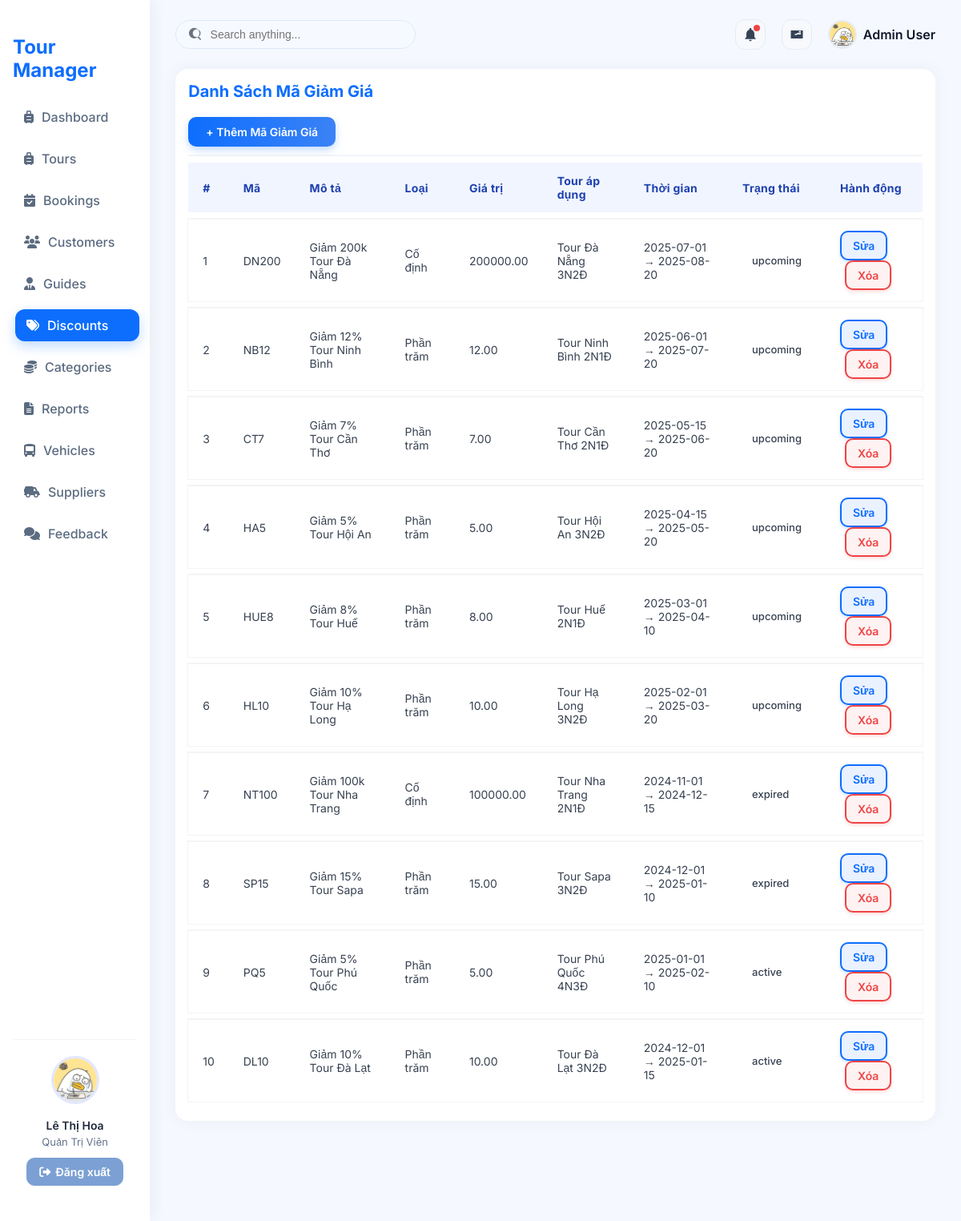
The app's page /?action=admin-listDiscount (signed in), older data.
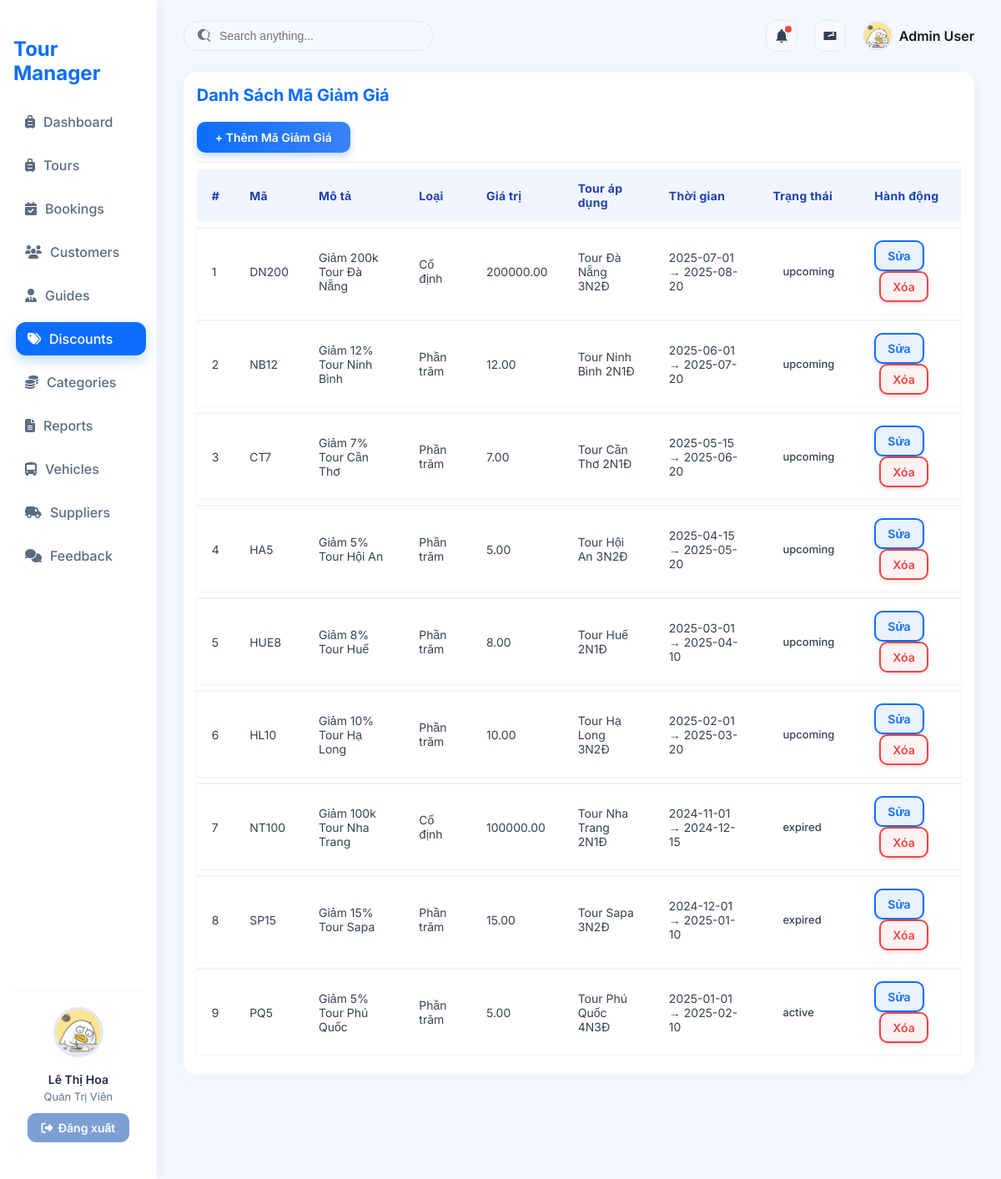
The same page, newer data.
### tables this page shows
CREATE TABLE `discounts` (
  `discount_id` int NOT NULL,
  `code` varchar(50) DEFAULT NULL,
  `description` varchar(255) DEFAULT NULL,
  `discount_type` enum('percent','fixed') DEFAULT NULL,
  `value` decimal(10,2) DEFAULT NULL,
  `start_date` date DEFAULT NULL,
  `end_date` date DEFAULT NULL,
  `tour_id` int DEFAULT NULL,
  `status` enum('active','expired','upcoming') DEFAULT 'active'
);

CREATE TABLE `tours` (
  `tour_id` int NOT NULL,
  `tour_name` varchar(150) NOT NULL,
  `description` text,
  `price` decimal(12,2) DEFAULT NULL,
  `category_id` int DEFAULT NULL,
  `start_date` date DEFAULT NULL,
  `end_date` date DEFAULT NULL,
  `status` enum('upcoming','ongoing','finished') DEFAULT 'upcoming'
);

### controllers/DiscountController.php (called while the page is built, shortened)
<?php
class DiscountController
{
    private $discountModel;
    public function __construct()
    {
        $this->discountModel = new DiscountQuery();
    }
    public function listDiscounts()
    {
        $discounts = $this->discountModel->getAllDiscounts();
        require './views/Discount/listDiscount.php';
    }
}
?>

### routes/index.php (called while the page is built)
<?php
$action = $_GET['action'] ?? '/';
match ($action) {
    '/' => (new ProductController)->home(),
    'admin' => require './views/admin.php',
    'login'=>  (new AuthController)->login(),
    'logout'=>  (new AuthController)->logout(),
    'admin-listTours' => require './views/admin.php',
    'admin-createTours' => require './views/admin.php',
    'admin-updateTours' => require './views/admin.php',
    'admin-listUsers' => require './views/admin.php',
    'admin-createUsers' => require './views/admin.php',
    'admin-updateUsers' => require './views/admin.php',
    'admin-listCategory' => require './views/admin.php',
    'admin-createCategory' => require './views/admin.php',
    'admin-updateCategory' => require './views/admin.php',
    'admin-listCustomer' => require './views/admin.php',
    'admin-createCustomer' => require './views/admin.php',
    'admin-updateCustomer' => require './views/admin.php',
    'admin-listDiscount' => require './views/admin.php',
    'admin-createDiscount' => require './views/admin.php',
    'admin-updateDiscount' => require './views/admin.php',
    default => require './views/admin.php',
};

### index.php (called while the page is built, shortened)
<?php
spl_autoload_register(function ($class) {
    $fileName = "$class.php";
    $fileModel              = PATH_MODEL . $fileName;
});
require_once './routes/index.php';

### models/BaseModel.php (called while the page is built, shortened)
<?php
class BaseModel
{
    public function __construct()
    {
        $dsn = sprintf('mysql:host=%s;port=%s;dbname=%s;charset=utf8', DB_HOST, DB_PORT, DB_NAME);
        try {
            $this->pdo = new PDO($dsn, DB_USERNAME, DB_PASSWORD, DB_OPTIONS);
        } catch (PDOException $e) {
            die("Kết nối cơ sở dữ liệu thất bại: {$e->getMessage()}. Vui lòng thử lại sau.");
        }
    }
}

### models/DiscountQuery.php (called while the page is built, shortened)
<?php
class DiscountQuery extends BaseModel {
    public function getAllDiscounts() {
        $sql = "SELECT d.*, t.tour_name
                FROM discounts d
                LEFT JOIN tours t ON d.tour_id = t.tour_id
                ORDER BY d.discount_id DESC";
        $stmt = $this->pdo->query($sql);
        return $stmt->fetchAll(PDO::FETCH_ASSOC);
    }
}
?>

### views/Discount/ListDiscount.php (the view)
<div class="main-content p-4">
    <div class="admin-table-container">
        <div class="table-header d-flex justify-content-between align-items-center mb-3">
            <h4 class="fw-bold">Danh Sách Mã Giảm Giá</h4> <br>
            <a href="?action=admin-createDiscount" class="btn btn-primary">+ Thêm Mã Giảm Giá</a>
        </div>
        <table class="table table-striped align-middle">
            <thead>
                <tr>
                    <th>#</th>
                    <th>Mã</th>
                    <th>Mô tả</th>
                    <th>Loại</th>
                    <th>Giá trị</th>
                    <th>Tour áp dụng</th>
                    <th>Thời gian</th>
                    <th>Trạng thái</th>
                    <th>Hành động</th>
                </tr>
            </thead>
            <tbody>
                <?php $stt = 1; foreach($discounts as $d): ?>
                <tr>
                    <td><?= $stt++; ?></td>
                    <td><?= htmlspecialchars($d['code']); ?></td>
                    <td><?= htmlspecialchars($d['description']); ?></td>
                    <td><?= $d['discount_type'] == 'percent' ? 'Phần trăm' : 'Cố định'; ?></td>
                    <td><?= $d['value']; ?></td>
                    <td><?= htmlspecialchars($d['tour_name']); ?></td>
                    <td><?= $d['start_date'] . ' → ' . $d['end_date']; ?></td>
                    <td><span class="badge bg-info"><?= $d['status']; ?></span></td>
                    <td>
                        <a href="?action=admin-updateDiscount&id=<?= $d['discount_id']; ?>"
                            class="btn btn-sm btn-outline-success">Sửa</a>
                        <a href="?action=admin-deleteDiscount&id=<?= $d['discount_id']; ?>"
                            class="btn btn-sm btn-outline-danger"
                            onclick="return confirm('Xóa mã giảm giá này?')">Xóa</a>
                    </td>
                </tr>
                <?php endforeach; ?>
            </tbody>
        </table>
    </div>
</div>

Row changes from the older to the newer data that the page shows:
removed discounts: code "DL10", description "Giảm 10% Tour Đà Lạt", discount_type "Phần trăm", value "10.00", tour.tour_name "Tour Đà Lạt 3N2Đ", start_date "2024-12-01", end_date "2025-01-15", status "active"
